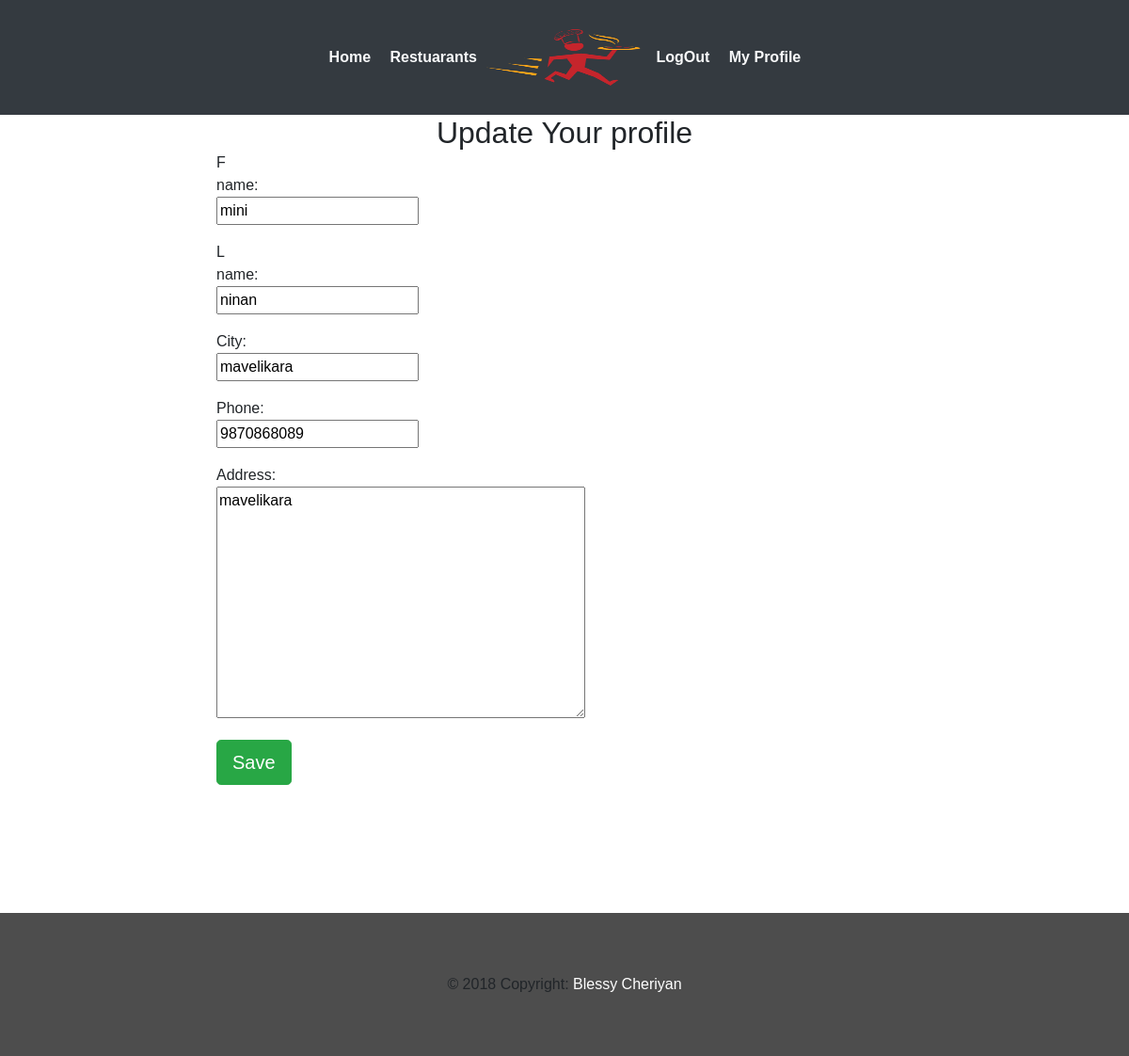
Screenshot of /user/update/9/ (signed in) with the database file from the repository.
### webapp/models.py (models this page shows, shortened)
class Customer(models.Model):
	user 		= models.OneToOneField(settings.AUTH_USER_MODEL,on_delete=models.CASCADE)
	f_name   	= models.CharField(max_length=20,blank=False)
	l_name		= models.CharField(max_length=20,blank=False)
	city  		= models.CharField(max_length=40,blank=False)
	phone 		= models.CharField(max_length=10,blank=False)
	address		= models.TextField()

### webapp/views.py (the view)
# urls.py: path('user/update/<int:id>/',views.updateCustomer,name='cupdate'),
def updateCustomer(request,id):
	form  	 = CustomerForm(request.POST or None,instance=request.user.customer)
	if form.is_valid():
		form.save()
		return redirect('profile')
	context={
	'form':form,
	'title':"Update Your profile"
	}
	return render(request,'webapp/profile_form.html',context)

### webapp/forms.py
class CustomerForm(forms.ModelForm):
	class Meta:
		model = Customer
		fields =['f_name','l_name','city','phone','address']

### webapp/templates/webapp/profile_form.html (shortened to what this page needs)
{% extends 'webapp/base.html'%}
{% block body %}
<div class="container">
	<h2 class="text-center">{{title}}</h2>
</div>
<div class="container col-md-8">
	    <div class="row">
	    <div class="col-md-4 col-md-offset-2">
		<form method="post" class="form-horizontal">
  			{% for field in form %}
    			<div class="form-group">
        			<div class="col-md-offset-2 col-sm-8">
        			</div>
        			<label class="control-label col-sm-4">{{ field.label_tag }}</label>
        			<div class="col-sm-12">{{ field }}</div>
    			</div>
			{% endfor %}
  		<div class="form-group">
          	<div class="col-sm-offset-2 col-sm-10">
                <button type="submit" class="btn btn-success btn-lg">Save</button>
          	 </div>
   		</div>
		</form>
	</div>
</div>
 <br>
</div>
{% endblock%}

### webapp/static/webapp/css/style.css (style rules this page uses)
body { padding:0; margin:0; font-family: 'Source Sans Pro', sans-serif; }
h1,h2,h3,h4,h5,h6 { margin:0; }
label { margin:0; }

### rows the page displays
Customer: form "mini" "ninan" "mavelikara" "9870868089" "mavelikara"

### other values shown
{{ title }} "Update Your profile"
{{ field.label_tag }} "F name:" "L name:" "City:" "Phone:" "Address:"
